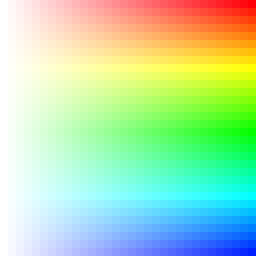
//> input picture neural_networks/lib/tiny-dnn/test/testimage/bmp/24bit.bmp, 32 x 32 px, given in place of the camera (shown 8 times larger)
$ ./OpenCV   (built with g++ and OpenCV 4)
//> lines starting //> are read from the running program, lines starting //| are printed output that depends on the picture; after the words box and inside, x2 and y2 are one past the last pixel; in counts of white or black regions, pixels touching at a corner belong together
#include <fstream>
#include <iostream>
#include <opencv2/core/ocl.hpp>
#include <opencv2/highgui.hpp>
#include <opencv2/imgproc/imgproc.hpp>
#include <opencv2/opencv.hpp>
#include <opencv2/tracking.hpp>

#include <chrono>
#include <ctime>
#include <math.h>
#include <stdlib.h>
#include <vector>

using namespace cv;
using namespace std;
using namespace std::chrono;

constexpr int ESC_key = 27;
int h_lower = 0;
int h_upper = 0;
int s_lower = 0;
int s_upper = 0;
int v_lower = 0;
int v_upper = 0;
int s = 100;
int v = 100;
const int alpha_slider_max = 179;
int h_lower_slider, h_upper_slider, s_lower_slider, s_upper_slider,
    v_lower_slider, v_upper_slider, c_colour;
double alpha;
double beta;
int colour = 0;
int pos = 0;
int green = 100000;
int blue = 1000000;
int yellow = 1000000;
int pink = 1000000;
int cyan = 1000000;
Mat frame;

static void on_trackbar_lower_h(int, void *) { h_lower = h_lower_slider; }
static void on_trackbar_upper_h(int, void *) { h_upper = h_upper_slider; }
static void on_trackbar_lower_s(int, void *) { s_lower = s_lower_slider; }
static void on_trackbar_upper_s(int, void *) { s_upper = s_upper_slider; }
static void on_trackbar_lower_v(int, void *) { v_lower = v_lower_slider; }
static void on_trackbar_upper_v(int, void *) { v_upper = v_upper_slider; }
static void colour_change(int, void *) {
  if (c_colour == 1) {
    green = pos;
    imwrite("traces/Red.png", frame);
  }
  if (c_colour == 2) {
    imwrite("traces/Green.png", frame);
    blue = pos;
  }
  if (c_colour == 3) {
    imwrite("traces/blue.png", frame);
    yellow = pos;
  }
  if (c_colour == 4) {
    imwrite("traces/yellow.png", frame);
    pink = pos;
  }
  if (c_colour == 5) {
    imwrite("traces/pink.png", frame);
    cyan = pos;
  }
}

int main() {
  float speed = 0.0;
  int previous_diff = 0;
  ofstream myfile;
  VideoCapture cap(1); // Open the camera
  Mat frame_hsv, frame_threshold, frame1;
  int thresh = 100;
  double areas;
  Point center;
  Point previous_center;
  previous_center.x = 0;
  previous_center.y = 0;
  const int SIZE = 100000;
  Point trace[SIZE];

  VideoWriter video("recording.avi", VideoWriter::fourcc('M', 'J', 'P', 'G'),
                    10, Size(640, 480));
  while (1) {
    namedWindow("Sliders", WINDOW_AUTOSIZE); // Create Window
    // Create a series of sliders
    createTrackbar("H Lower", "Sliders", &h_lower_slider, 179,
                   on_trackbar_lower_h);
    createTrackbar("H Upper", "Sliders", &h_upper_slider, 179,
                   on_trackbar_upper_h);
    createTrackbar("S Lower", "Sliders", &s_lower_slider, 255,
                   on_trackbar_lower_s);
    createTrackbar("S Upper", "Sliders", &s_upper_slider, 255,
                   on_trackbar_upper_s);
    createTrackbar("V Lower", "Sliders", &v_lower_slider, 255,
                   on_trackbar_lower_v);
    createTrackbar("V Upper", "Sliders", &v_upper_slider, 255,
                   on_trackbar_upper_v);
    createTrackbar("Colour", "Sliders", &c_colour, 5, colour_change);

    cap >> frame1;
//> frame1 is the input picture: 32 rows x 32 cols, CV_8UC3; mean B, G, R 175.2, 223.2, 178.1
    flip(frame1, frame, 1);
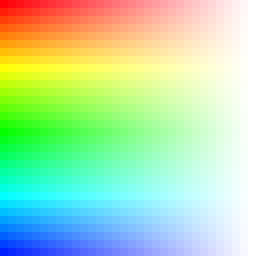
//> frame: 32 rows x 32 cols, CV_8UC3 (shown 8 times larger); mean B, G, R 175.2, 223.2, 178.1
    float mpp = (2.24 * 100) / 640;
    cvtColor(frame, frame_hsv, COLOR_BGR2HSV);
//> frame_hsv: 32 rows x 32 cols, CV_8UC3; mean H, S, V 61.4, 125.2, 255
    blur(frame_hsv, frame_hsv, Size(3, 3));
//> frame_hsv: 32 rows x 32 cols, CV_8UC3; mean H, S, V 60.3, 125.1, 255
    imshow("HSV", frame_hsv);
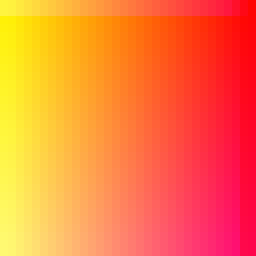
//> window 'HSV': 32 rows x 32 cols, CV_8UC3 (shown 8 times larger); mean B, G, R 60.3, 125.1, 255

    // Fixed values
    // inRange(frame_hsv, Scalar(0, 59, 255), Scalar(27, 255, 255),
    // frame_threshold); If using sliders inRange(frame_hsv, Scalar(h_lower,
    // s_lower, v_lower), Scalar(h_upper, s_upper, v_upper), frame_threshold);
    inRange(frame_hsv, Scalar(33, 0, 230), Scalar(179, 255, 255),
            frame_threshold);
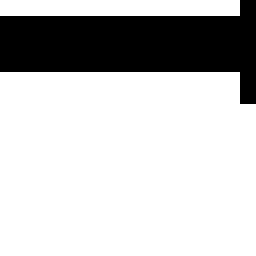
//> frame_threshold: 32 rows x 32 cols, CV_8UC1 (shown 8 times larger); 77% white; 1 black region
    // Find contours from binary image

    int i;
    vector<Vec4i> hierarchy;
    vector<vector<Point>> contours;
    findContours(frame_threshold, contours, hierarchy, RETR_EXTERNAL,
                 CHAIN_APPROX_SIMPLE);
//> contours = 2 contours; box (x1, y1, x2, y2) and area: (0, 9, 32, 32) 674, (0, 0, 30, 2) 29
    vector<float> areas(contours.size());
    // find largest contour area
    for (i = 0; i < contours.size(); i++) {
      areas[i] = contourArea(Mat(contours[i]));
    }
//> this loop made 2 passes

    // get index of largest contour
    double max;
    Point maxPosition;
    minMaxLoc(Mat(areas), 0, &max, 0, &maxPosition);
//> max = 674.5; maxPosition = Point(0, 0)

    // draw largest contour
    drawContours(frame_threshold, contours, maxPosition.y, Scalar(255),
                 cv::FILLED);
    imshow("LargestContour", frame_threshold);

    vector<Point> track = contours[maxPosition.y];
//> track = 7 Points (x, y): [0, 9], [0, 31], [31, 31], [31, 13], [30, 13], [29, 12], [29, 9]

    myfile.open("track.csv", ios::app);
    for (Point p : track) {
      myfile << p.x << "," << p.y << "\n";
    }
//> this loop made 7 passes
    myfile.close();

    // draw bounding rectangle around largest contour
    Rect r;
    if (contours.size() >= 1) {
      r = boundingRect(contours[maxPosition.y]);
//> r = Rect(0, 9, 32, 23)
      rectangle(frame, r.tl(), r.br(), CV_RGB(255, 0, 0), 3, 8,
                0); // draw rectangle
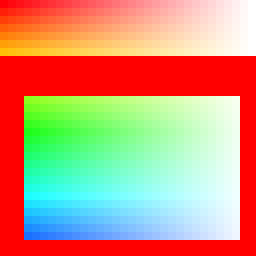
//> frame: 32 rows x 32 cols, CV_8UC3 (shown 8 times larger); mean B, G, R 122.5, 153.4, 201.1

      // get centre
      center.x = r.x + (r.width / 2);
//> center = Point(16, 0)
      center.y = r.y + (r.height / 2);
//> center = Point(16, 20)
      if (abs(previous_center.x - center.x) < 100 &&
              abs(previous_center.y - center.y) < 100 ||
          (previous_center.x == 0 && previous_center.y == 0)) {
        // Plot a circle in the centre

        circle(frame, center, 1, Scalar(0, 0, 255), 10, 9);
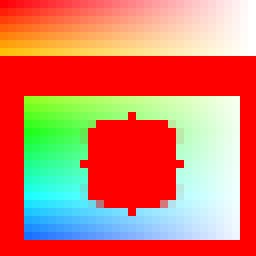
//> frame: 32 rows x 32 cols, CV_8UC3 (shown 8 times larger); 12.99% of pixels changed, all inside (x1, y1, x2, y2) = (10, 14, 23, 27)
        float travel_x = abs(previous_center.x - center.x);
//> travel_x = 16
        float travel_y = abs(previous_center.y - center.y);
//> travel_y = 20
        float distance =
            sqrt((travel_x * travel_x) + (travel_y * travel_y)) * mpp;
//> distance = 8.96
        previous_center = center;
//> previous_center = Point(16, 20)
        trace[pos] = center;
//> trace = 100000 items
        std::time_t result = std::time(nullptr);
        auto ms = std::chrono::duration_cast<std::chrono::milliseconds>(
                      std::chrono::system_clock::now().time_since_epoch())
                      .count();
        myfile.open("tracking_data.csv", ios::app);
        myfile << ms << "," << center.x << "," << center.y << "," << c_colour
               << "\n";
        myfile.close();

        // Plots lines depending on colour selected
        for (int i = 0; i < pos; i++) {

          if (i > cyan) {
            line(frame, trace[i], trace[i + 1], CV_RGB(0, 255, 255), 1.8,
                 LINE_8, 0);
          } else if (i > pink) {
            line(frame, trace[i], trace[i + 1], CV_RGB(255, 0, 255), 1.8,
                 LINE_8, 0);
          } else if (i > yellow) {
            line(frame, trace[i], trace[i + 1], CV_RGB(255, 255, 0), 1.8,
                 LINE_8, 0);
          } else if (i > blue) {
            line(frame, trace[i], trace[i + 1], CV_RGB(0, 0, 255), 1.8, LINE_8,
                 0);
          } else if (i > green) {
            line(frame, trace[i], trace[i + 1], CV_RGB(0, 255, 0), 1.8, LINE_8,
                 0);
          } else {
            line(frame, trace[i], trace[i + 1], CV_RGB(255, 0, 0), 1.8, LINE_8,
                 0);
          }
        }
        pos += 1;
      }
      video.write(frame);
      imshow("Frame", frame);
      if (waitKey(20) == ESC_key) {
//> the Esc key is pressed
        imwrite("traces/Final.png", frame);
        cap.release();
        video.release();
        break;
      }
    }
  }
}
